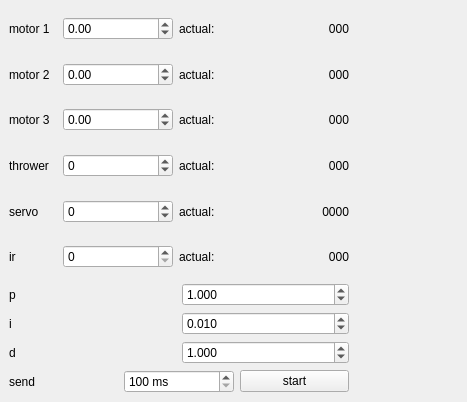
<?xml version="1.0" encoding="UTF-8"?>
<ui version="4.0">
 <class>MainWindow</class>
 <widget class="QMainWindow" name="MainWindow">
  <property name="geometry">
   <rect>
    <x>0</x>
    <y>0</y>
    <width>467</width>
    <height>402</height>
   </rect>
  </property>
  <property name="windowTitle">
   <string>MainWindow</string>
  </property>
  <property name="autoFillBackground">
   <bool>false</bool>
  </property>
  <property name="toolButtonStyle">
   <enum>Qt::ToolButtonIconOnly</enum>
  </property>
  <property name="documentMode">
   <bool>false</bool>
  </property>
  <property name="tabShape">
   <enum>QTabWidget::Rounded</enum>
  </property>
  <property name="dockNestingEnabled">
   <bool>false</bool>
  </property>
  <widget class="QWidget" name="centralwidget">
   <property name="enabled">
    <bool>true</bool>
   </property>
   <layout class="QVBoxLayout" name="verticalLayout_2">
    <item>
     <layout class="QHBoxLayout" name="controlsPlotContainer" stretch="0,0">
      <item>
       <layout class="QVBoxLayout" name="verticalLayout_3" stretch="0,0,0,0,0,0,0,0,0,0">
        <item>
         <layout class="QHBoxLayout" name="horizontalLayout">
          <item>
           <widget class="QLabel" name="label">
            <property name="sizePolicy">
             <sizepolicy hsizetype="Minimum" vsizetype="Preferred">
              <horstretch>0</horstretch>
              <verstretch>0</verstretch>
             </sizepolicy>
            </property>
            <property name="minimumSize">
             <size>
              <width>48</width>
              <height>0</height>
             </size>
            </property>
            <property name="baseSize">
             <size>
              <width>48</width>
              <height>0</height>
             </size>
            </property>
            <property name="text">
             <string>motor 1</string>
            </property>
           </widget>
          </item>
          <item>
           <widget class="QDoubleSpinBox" name="motor1SpinBox">
            <property name="minimumSize">
             <size>
              <width>110</width>
              <height>0</height>
             </size>
            </property>
            <property name="showGroupSeparator" stdset="0">
             <bool>false</bool>
            </property>
            <property name="minimum">
             <double>-100.000000000000000</double>
            </property>
            <property name="maximum">
             <double>100.000000000000000</double>
            </property>
            <property name="singleStep">
             <double>0.100000000000000</double>
            </property>
           </widget>
          </item>
          <item>
           <widget class="QLabel" name="label_4">
            <property name="text">
             <string>actual:</string>
            </property>
           </widget>
          </item>
          <item>
           <widget class="QLabel" name="motor1Actual">
            <property name="sizePolicy">
             <sizepolicy hsizetype="Minimum" vsizetype="Preferred">
              <horstretch>0</horstretch>
              <verstretch>0</verstretch>
             </sizepolicy>
            </property>
            <property name="minimumSize">
             <size>
              <width>128</width>
              <height>0</height>
             </size>
            </property>
            <property name="text">
             <string>000</string>
            </property>
            <property name="alignment">
             <set>Qt::AlignRight|Qt::AlignTrailing|Qt::AlignVCenter</set>
            </property>
           </widget>
          </item>
         </layout>
        </item>
        <item>
         <layout class="QHBoxLayout" name="horizontalLayout_2">
          <item>
           <widget class="QLabel" name="label_2">
            <property name="sizePolicy">
             <sizepolicy hsizetype="Minimum" vsizetype="Preferred">
              <horstretch>0</horstretch>
              <verstretch>0</verstretch>
             </sizepolicy>
            </property>
            <property name="minimumSize">
             <size>
              <width>48</width>
              <height>0</height>
             </size>
            </property>
            <property name="baseSize">
             <size>
              <width>48</width>
              <height>0</height>
             </size>
            </property>
            <property name="text">
             <string>motor 2</string>
            </property>
           </widget>
          </item>
          <item>
           <widget class="QDoubleSpinBox" name="motor2SpinBox">
            <property name="minimumSize">
             <size>
              <width>110</width>
              <height>0</height>
             </size>
            </property>
            <property name="showGroupSeparator" stdset="0">
             <bool>false</bool>
            </property>
            <property name="minimum">
             <double>-100.000000000000000</double>
            </property>
            <property name="maximum">
             <double>100.000000000000000</double>
            </property>
            <property name="singleStep">
             <double>0.100000000000000</double>
            </property>
           </widget>
          </item>
          <item>
           <widget class="QLabel" name="label_5">
            <property name="text">
             <string>actual:</string>
            </property>
           </widget>
          </item>
          <item>
           <widget class="QLabel" name="motor2Actual">
            <property name="sizePolicy">
             <sizepolicy hsizetype="Minimum" vsizetype="Preferred">
              <horstretch>0</horstretch>
              <verstretch>0</verstretch>
             </sizepolicy>
            </property>
            <property name="minimumSize">
             <size>
              <width>128</width>
              <height>0</height>
             </size>
            </property>
            <property name="text">
             <string>000</string>
            </property>
            <property name="alignment">
             <set>Qt::AlignRight|Qt::AlignTrailing|Qt::AlignVCenter</set>
            </property>
           </widget>
          </item>
         </layout>
        </item>
        <item>
         <layout class="QHBoxLayout" name="horizontalLayout_3">
          <item>
           <widget class="QLabel" name="label_3">
            <property name="sizePolicy">
             <sizepolicy hsizetype="Minimum" vsizetype="Preferred">
              <horstretch>0</horstretch>
              <verstretch>0</verstretch>
             </sizepolicy>
            </property>
            <property name="minimumSize">
             <size>
              <width>48</width>
              <height>0</height>
             </size>
            </property>
            <property name="baseSize">
             <size>
              <width>48</width>
              <height>0</height>
             </size>
            </property>
            <property name="text">
             <string>motor 3</string>
            </property>
           </widget>
          </item>
          <item>
           <widget class="QDoubleSpinBox" name="motor3SpinBox">
            <property name="minimumSize">
             <size>
              <width>110</width>
              <height>0</height>
             </size>
            </property>
            <property name="showGroupSeparator" stdset="0">
             <bool>false</bool>
            </property>
            <property name="minimum">
             <double>-100.000000000000000</double>
            </property>
            <property name="maximum">
             <double>100.000000000000000</double>
            </property>
            <property name="singleStep">
             <double>0.100000000000000</double>
            </property>
           </widget>
          </item>
          <item>
           <widget class="QLabel" name="label_6">
            <property name="text">
             <string>actual:</string>
            </property>
           </widget>
          </item>
          <item>
           <widget class="QLabel" name="motor3Actual">
            <property name="sizePolicy">
             <sizepolicy hsizetype="Minimum" vsizetype="Preferred">
              <horstretch>0</horstretch>
              <verstretch>0</verstretch>
             </sizepolicy>
            </property>
            <property name="minimumSize">
             <size>
              <width>128</width>
              <height>0</height>
             </size>
            </property>
            <property name="text">
             <string>000</string>
            </property>
            <property name="alignment">
             <set>Qt::AlignRight|Qt::AlignTrailing|Qt::AlignVCenter</set>
            </property>
           </widget>
          </item>
         </layout>
        </item>
        <item>
         <layout class="QHBoxLayout" name="horizontalLayout_4">
          <item>
           <widget class="QLabel" name="label_11">
            <property name="sizePolicy">
             <sizepolicy hsizetype="Minimum" vsizetype="Preferred">
              <horstretch>0</horstretch>
              <verstretch>0</verstretch>
             </sizepolicy>
            </property>
            <property name="minimumSize">
             <size>
              <width>48</width>
              <height>0</height>
             </size>
            </property>
            <property name="baseSize">
             <size>
              <width>48</width>
              <height>0</height>
             </size>
            </property>
            <property name="text">
             <string>thrower</string>
            </property>
           </widget>
          </item>
          <item>
           <widget class="QSpinBox" name="throwerSpinBox">
            <property name="minimumSize">
             <size>
              <width>110</width>
              <height>0</height>
             </size>
            </property>
            <property name="showGroupSeparator" stdset="0">
             <bool>false</bool>
            </property>
            <property name="suffix">
             <string/>
            </property>
            <property name="minimum">
             <number>-65535</number>
            </property>
            <property name="maximum">
             <number>65535</number>
            </property>
           </widget>
          </item>
          <item>
           <widget class="QLabel" name="label_10">
            <property name="text">
             <string>actual:</string>
            </property>
           </widget>
          </item>
          <item>
           <widget class="QLabel" name="throwerActual">
            <property name="sizePolicy">
             <sizepolicy hsizetype="Minimum" vsizetype="Preferred">
              <horstretch>0</horstretch>
              <verstretch>0</verstretch>
             </sizepolicy>
            </property>
            <property name="minimumSize">
             <size>
              <width>128</width>
              <height>0</height>
             </size>
            </property>
            <property name="text">
             <string>000</string>
            </property>
            <property name="alignment">
             <set>Qt::AlignRight|Qt::AlignTrailing|Qt::AlignVCenter</set>
            </property>
           </widget>
          </item>
         </layout>
        </item>
        <item>
         <layout class="QHBoxLayout" name="horizontalLayout_6">
          <item>
           <widget class="QLabel" name="label_14">
            <property name="sizePolicy">
             <sizepolicy hsizetype="Minimum" vsizetype="Preferred">
              <horstretch>0</horstretch>
              <verstretch>0</verstretch>
             </sizepolicy>
            </property>
            <property name="minimumSize">
             <size>
              <width>48</width>
              <height>0</height>
             </size>
            </property>
            <property name="baseSize">
             <size>
              <width>48</width>
              <height>0</height>
             </size>
            </property>
            <property name="text">
             <string>servo</string>
            </property>
           </widget>
          </item>
          <item>
           <widget class="QSpinBox" name="servoSpinBox">
            <property name="minimumSize">
             <size>
              <width>110</width>
              <height>0</height>
             </size>
            </property>
            <property name="minimum">
             <number>-65535</number>
            </property>
            <property name="maximum">
             <number>65535</number>
            </property>
           </widget>
          </item>
          <item>
           <widget class="QLabel" name="label_15">
            <property name="text">
             <string>actual:</string>
            </property>
           </widget>
          </item>
          <item>
           <widget class="QLabel" name="servoActual">
            <property name="sizePolicy">
             <sizepolicy hsizetype="Minimum" vsizetype="Preferred">
              <horstretch>0</horstretch>
              <verstretch>0</verstretch>
             </sizepolicy>
            </property>
            <property name="minimumSize">
             <size>
              <width>128</width>
              <height>0</height>
             </size>
            </property>
            <property name="text">
             <string>0000</string>
            </property>
            <property name="alignment">
             <set>Qt::AlignRight|Qt::AlignTrailing|Qt::AlignVCenter</set>
            </property>
           </widget>
          </item>
         </layout>
        </item>
        <item>
         <layout class="QHBoxLayout" name="horizontalLayout_7">
          <item>
           <widget class="QLabel" name="label_7">
            <property name="sizePolicy">
             <sizepolicy hsizetype="Minimum" vsizetype="Preferred">
              <horstretch>0</horstretch>
              <verstretch>0</verstretch>
             </sizepolicy>
            </property>
            <property name="minimumSize">
             <size>
              <width>48</width>
              <height>0</height>
             </size>
            </property>
            <property name="baseSize">
             <size>
              <width>48</width>
              <height>0</height>
             </size>
            </property>
            <property name="text">
             <string>ir</string>
            </property>
           </widget>
          </item>
          <item>
           <widget class="QSpinBox" name="irSpinBox">
            <property name="minimumSize">
             <size>
              <width>110</width>
              <height>0</height>
             </size>
            </property>
           </widget>
          </item>
          <item>
           <widget class="QLabel" name="label_8">
            <property name="text">
             <string>actual:</string>
            </property>
           </widget>
          </item>
          <item>
           <widget class="QLabel" name="irActual">
            <property name="sizePolicy">
             <sizepolicy hsizetype="Minimum" vsizetype="Preferred">
              <horstretch>0</horstretch>
              <verstretch>0</verstretch>
             </sizepolicy>
            </property>
            <property name="minimumSize">
             <size>
              <width>128</width>
              <height>0</height>
             </size>
            </property>
            <property name="text">
             <string>000</string>
            </property>
            <property name="alignment">
             <set>Qt::AlignRight|Qt::AlignTrailing|Qt::AlignVCenter</set>
            </property>
           </widget>
          </item>
         </layout>
        </item>
        <item>
         <layout class="QHBoxLayout" name="horizontalLayout_11">
          <item>
           <widget class="QLabel" name="label_9">
            <property name="text">
             <string>p</string>
            </property>
           </widget>
          </item>
          <item>
           <widget class="QDoubleSpinBox" name="pSpinBox">
            <property name="decimals">
             <number>3</number>
            </property>
            <property name="singleStep">
             <double>0.001000000000000</double>
            </property>
            <property name="value">
             <double>1.000000000000000</double>
            </property>
           </widget>
          </item>
         </layout>
        </item>
        <item>
         <layout class="QHBoxLayout" name="horizontalLayout_12">
          <item>
           <widget class="QLabel" name="label_12">
            <property name="text">
             <string>i</string>
            </property>
           </widget>
          </item>
          <item>
           <widget class="QDoubleSpinBox" name="iSpinBox">
            <property name="decimals">
             <number>3</number>
            </property>
            <property name="minimum">
             <double>0.000000000000000</double>
            </property>
            <property name="singleStep">
             <double>0.001000000000000</double>
            </property>
            <property name="value">
             <double>0.010000000000000</double>
            </property>
           </widget>
          </item>
         </layout>
        </item>
        <item>
         <layout class="QHBoxLayout" name="horizontalLayout_13">
          <item>
           <widget class="QLabel" name="label_22">
            <property name="text">
             <string>d</string>
            </property>
           </widget>
          </item>
          <item>
           <widget class="QDoubleSpinBox" name="dSpinBox">
            <property name="decimals">
             <number>3</number>
            </property>
            <property name="singleStep">
             <double>0.001000000000000</double>
            </property>
            <property name="value">
             <double>1.000000000000000</double>
            </property>
           </widget>
          </item>
         </layout>
        </item>
        <item>
         <layout class="QHBoxLayout" name="horizontalLayout_5">
          <item>
           <widget class="QLabel" name="label_13">
            <property name="sizePolicy">
             <sizepolicy hsizetype="Minimum" vsizetype="Preferred">
              <horstretch>0</horstretch>
              <verstretch>0</verstretch>
             </sizepolicy>
            </property>
            <property name="minimumSize">
             <size>
              <width>48</width>
              <height>0</height>
             </size>
            </property>
            <property name="baseSize">
             <size>
              <width>48</width>
              <height>0</height>
             </size>
            </property>
            <property name="text">
             <string>send</string>
            </property>
           </widget>
          </item>
          <item>
           <widget class="QSpinBox" name="sendSpinBox">
            <property name="enabled">
             <bool>true</bool>
            </property>
            <property name="minimumSize">
             <size>
              <width>110</width>
              <height>0</height>
             </size>
            </property>
            <property name="showGroupSeparator" stdset="0">
             <bool>false</bool>
            </property>
            <property name="suffix">
             <string> ms</string>
            </property>
            <property name="minimum">
             <number>100</number>
            </property>
            <property name="maximum">
             <number>10000</number>
            </property>
           </widget>
          </item>
          <item>
           <widget class="QPushButton" name="startStopButton">
            <property name="text">
             <string>start</string>
            </property>
           </widget>
          </item>
         </layout>
        </item>
       </layout>
      </item>
      <item>
       <spacer name="horizontalSpacer">
        <property name="orientation">
         <enum>Qt::Horizontal</enum>
        </property>
        <property name="sizeHint" stdset="0">
         <size>
          <width>40</width>
          <height>20</height>
         </size>
        </property>
       </spacer>
      </item>
     </layout>
    </item>
   </layout>
  </widget>
 </widget>
 <resources/>
 <connections/>
</ui>
